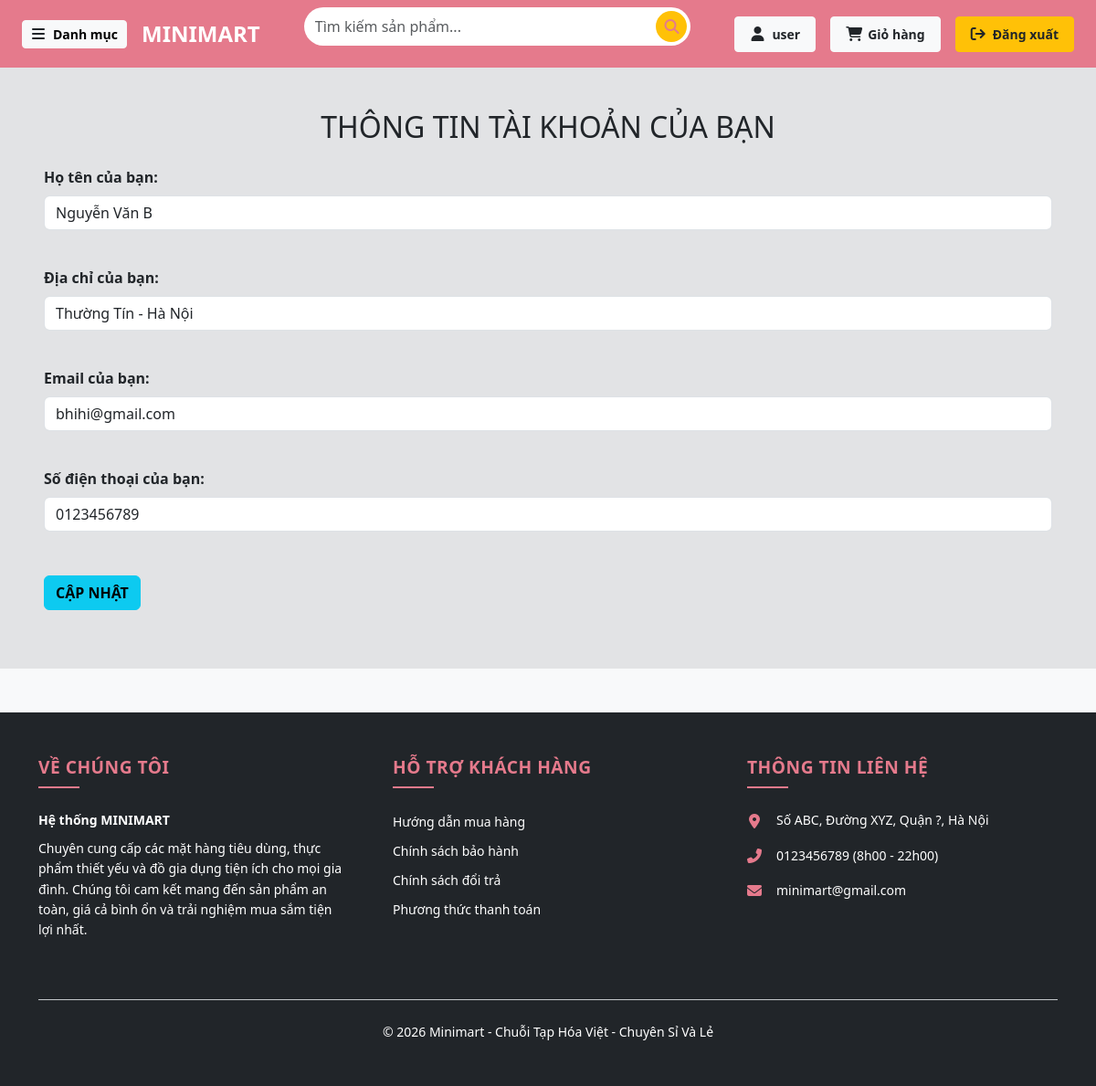
Screenshot of /index.php?act=userinfo (signed in) with the database file from the repository.
### tables this page shows
CREATE TABLE `tbl_user` (
  `id` int NOT NULL,
  `name` varchar(50) DEFAULT NULL,
  `address` varchar(200) DEFAULT NULL,
  `email` varchar(50) DEFAULT NULL,
  `tel` varchar(20) DEFAULT NULL,
  `user` varchar(20) NOT NULL,
  `pass` varchar(20) NOT NULL,
  `role` tinyint(1) NOT NULL DEFAULT '0'
);

### model/user.php (called while the page is built, shortened)
<?php
function userinfo($id, $user)
{
    $conn = connectdb();
    $stmt = $conn->prepare("SELECT * FROM tbl_user WHERE id = '" . $id . "' AND user ='" . $user . "'");
    $stmt->execute();
    $kq = $stmt->fetchAll();
    return $kq;
}
?>

### view/userinfo.php (the view)
<main class="mb-4 pt-5">
    <div class="bg-secondary-subtle p-5">
        <h2 class="mb-4 text-center">THÔNG TIN TÀI KHOẢN CỦA BẠN</h2>
        <?php
        global $userinfo;
        if (isset($_SESSION['id']) && isset($_SESSION['user'])) {
            ?>
            <form action="index.php?act=updateuserinfo" method="post">
                <div class="mb-3">
                    <label for="" class="form-label fw-bold mb-2">Họ tên của bạn: </label>
                    <input type="text" name="name" class="form-control" value="<?= $userinfo[0]['name'] ?>" /><br />
                </div>
                <div class="mb-3">
                    <label for="" class="form-label fw-bold mb-2">Địa chỉ của bạn: </label>
                    <input type="text" name="address" class="form-control" value="<?= $userinfo[0]['address'] ?>" /><br />
                </div>
                <div class="mb-3">
                    <label for="" class="form-label fw-bold mb-2">Email của bạn: </label>
                    <input type="email" name="email" class="form-control" value="<?= $userinfo[0]['email'] ?>" /><br />
                </div>
                <div class="mb-2">
                    <label for="" class="form-label fw-bold mb-2">Số điện thoại của bạn: </label>
                    <input type="tel" name="tel" class="form-control" pattern="0[0-9]{9}"
                        placeholder="Nhập số điện thoại ví dụ : 0987654321" value="<?= $userinfo[0]['tel'] ?>" /><br />
                </div>
                <input type="submit" value="Cập nhật" name="capnhat" class="btn btn-info mt-3 fw-bold text-uppercase" />
            </form>
            <?php
        }
        ?>
    </div>
</main>

### view/css/header.css (style rules this page uses)
:root { --main-color: #e57a8c; }

### view/css/home.css (style rules this page uses)
:root { --main-color: #e57a8c; }

### view/css/footer.css (style rules this page uses)
:root { --main-color: #e57a8c; --text-color: #fff; }

### view/css/auth.css (style rules this page uses)
:root { --main-color: #e57a8c; }

### view/css/chitietsanpham.css (style rules this page uses)
body { background-color: #f8f9fa; }

### rows the page displays
tbl_user: name "Nguyễn Văn B", address "Thường Tín - Hà Nội", email "bhihi@gmail.com", tel "0123456789"

### other values shown
$_SESSION['user'] "user"
